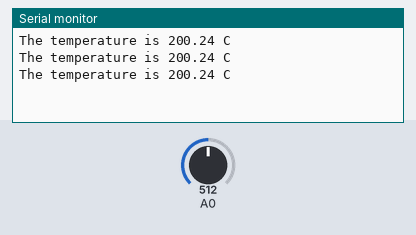
A sketch run on a simulated Arduino Uno, built with avr-gcc and run on an emulated ATmega328P. Shown: the last lines printed to the serial monitor. Inputs (shaded band) come from the test bench; at power-on: A0 = 512.

Above: at 1.3 s.
1.4 s: A0 set to 716
At 1.9 s:
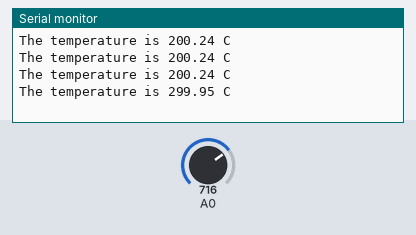
2.9 s: A0 set to 900
At 3.4 s:
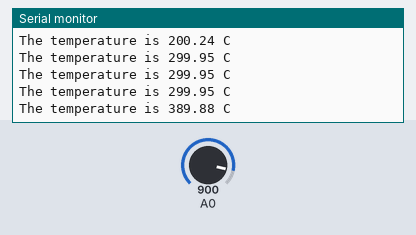
Timing chart, 0 to 5.9 s (numbered marks = the images above; inputs shaded):
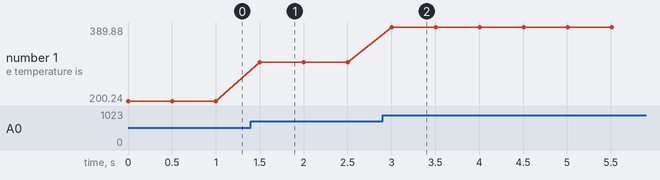

Measured:
- after the input at 1.4 s, the serial monitor: prints a new line after 0.10 s (image 1)
- after the input at 2.9 s, the serial monitor: prints a new line after 0.11 s (image 2)
- plotted number 1: 200.24 → 299.95 after the input at 1.4 s, 299.95 → 389.88 after the input at 2.9 s

The sketch:

Temp_Sensor.ino
```cpp
float adc, voltage, tempC;

void setup() {
    Serial.begin(9600);
    analogReference(DEFAULT); // reference voltage is 5
}

void loop() {
    adc = analogRead(A0);
    voltage = adc * (5.0 / 1023.0);
    tempC = (voltage - 0.5) * 100.0;
    Serial.print("The temperature is ");
    Serial.print(tempC);
    Serial.println(" C");

    delay(500);
}
```
